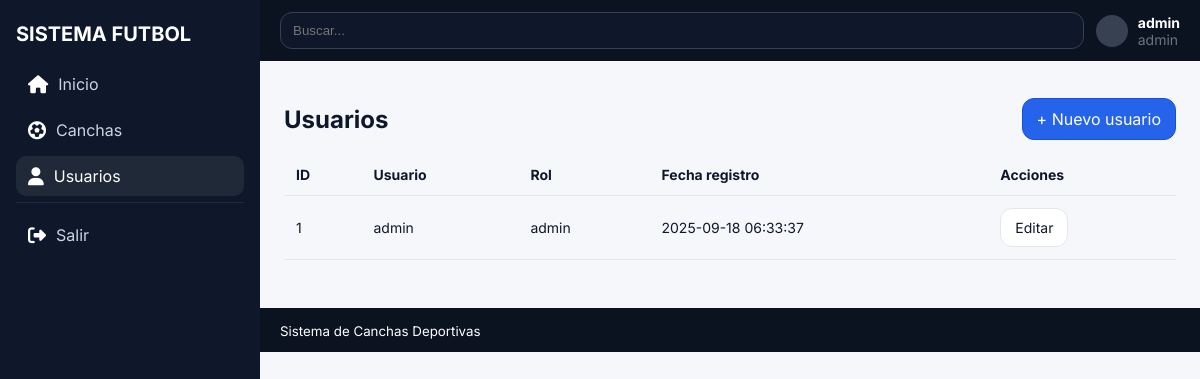
Page /?c=usuario&a=index (signed in) on the committed database.
### tables this page shows
CREATE TABLE `usuarios` (
  `id_usuario` int(11) NOT NULL AUTO_INCREMENT,
  `usuario` varchar(50) NOT NULL,
  `password` varchar(255) NOT NULL,
  `rol` varchar(20) DEFAULT 'admin',
  `fecha_registro` datetime DEFAULT CURRENT_TIMESTAMP,
  PRIMARY KEY (`id_usuario`),
  UNIQUE KEY `uniq_usuario` (`usuario`)
);

### src/control/UsuarioController.php (called while the page is built, shortened)
<?php
require_once __DIR__ . '/../model/Usuario.php';
class UsuarioController {
    public function index() {
        $usuarios = Usuario::all();
        require __DIR__ . '/../view/usuario/index.php';
    }
}

### index.php (called while the page is built, shortened)
<?php
$a = $_GET['a'] ?? 'loginForm';
$controller = new $classname();
$controller->$a();

### src/library/conexion.php (called while the page is built, shortened)
<?php
class Conexion {
    public static function getConexion(): PDO {
        static $pdo = null;
        if ($pdo === null) {
            $dsn = "mysql:host=" . BD_HOST . ";dbname=" . BD_NAME . ";charset=" . BD_CHARSET;
            $opts = [
                PDO::ATTR_ERRMODE            => PDO::ERRMODE_EXCEPTION,
                PDO::ATTR_DEFAULT_FETCH_MODE => PDO::FETCH_ASSOC,
                PDO::ATTR_EMULATE_PREPARES   => false,
            ];
            $pdo = new PDO($dsn, BD_USER, BD_PASSWORD, $opts);
        }
        return $pdo;
    }
}

### src/model/Usuario.php (called while the page is built, shortened)
<?php
require_once __DIR__ . '/../library/conexion.php';
class Usuario {
    public static function all(): array {
        $sql = "SELECT id_usuario, usuario, rol, fecha_registro FROM usuarios ORDER BY id_usuario DESC";
        return Conexion::getConexion()->query($sql)->fetchAll();
    }
}

### src/view/usuario/index.php (the view)
<?php require __DIR__ . '/../layout/header.php'; ?>
<div style="display:flex;justify-content:space-between;align-items:center">
  <h2>Usuarios</h2>
  <a class="btn primary" href="<?= BASE_URL ?>?c=usuario&a=create">+ Nuevo usuario</a>
</div>
<table>
  <thead>
    <tr>
      <th>ID</th><th>Usuario</th><th>Rol</th><th>Fecha registro</th><th>Acciones</th>
    </tr>
  </thead>
  <tbody>
    <?php foreach ($usuarios as $u): ?>
      <tr>
        <td><?= $u['id_usuario'] ?></td>
        <td><?= htmlspecialchars($u['usuario']) ?></td>
        <td><?= htmlspecialchars($u['rol']) ?></td>
        <td><?= htmlspecialchars($u['fecha_registro']) ?></td>
        <td>
          <a class="btn" href="<?= BASE_URL ?>?c=usuario&a=edit&id=<?= $u['id_usuario'] ?>">Editar</a>
        </td>
      </tr>
    <?php endforeach; ?>
  </tbody>
</table>
<?php require __DIR__ . '/../layout/footer.php'; ?>

### src/view/layout/header.php (style rules this page uses)
:root { --bg:#f5f7fb; --card:#ffffff; --muted:#6b7280; --text:#0f172a; --brand:#2563eb; --sidebar:#0f172a; --ring:#e5e7eb; --danger:#dc2626; --success:#10b981; --radius:14px; --shadow:0 8px 24px rgba(15,23,42,.08); }
* { box-sizing:border-box }
body { margin:0;font-family:Inter,system-ui,Arial,sans-serif;background:var(--bg);color:var(--text) }
a { color:inherit;text-decoration:none }
table { width:100%;border-collapse:collapse }
th,td { padding:12px;border-bottom:1px solid var(--ring);text-align:left;font-size:14px }
.btn { display:inline-block;padding:10px 14px;border-radius:12px;border:1px solid var(--ring);background:#fff;cursor:pointer }
.btn.primary { background:var(--brand);color:#fff;border-color:#1d4ed8 }

### rows in the picture
usuarios: id_usuario "1", usuario "admin", rol "admin", fecha_registro "2025-09-18 06:33:37"

### other values in the picture
$_SESSION['user']['name'] "admin"
$_SESSION['user']['rol'] "admin"
